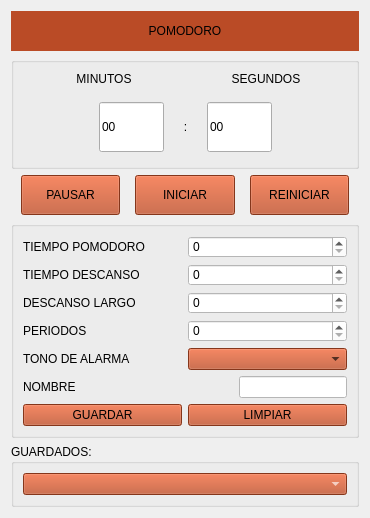
         <widget class="QWidget" name="Pom_page">
          <layout class="QVBoxLayout" name="verticalLayout_23">
           <item>
            <widget class="QLabel" name="label_28">
             <property name="minimumSize">
              <size>
               <width>200</width>
               <height>40</height>
              </size>
             </property>
             <property name="maximumSize">
              <size>
               <width>16777215</width>
               <height>40</height>
              </size>
             </property>
             <property name="styleSheet">
              <string notr="true">font: 75 20pt &quot;Century Gothic&quot;;
background-color: rgb(186, 75, 38);</string>
             </property>
             <property name="text">
              <string>POMODORO</string>
             </property>
             <property name="alignment">
              <set>Qt::AlignCenter</set>
             </property>
            </widget>
           </item>
           <item>
            <widget class="QGroupBox" name="groupBox_10">
             <property name="title">
              <string/>
             </property>
             <layout class="QVBoxLayout" name="verticalLayout_20">
              <item>
               <layout class="QHBoxLayout" name="horizontalLayout_15">
                <property name="spacing">
                 <number>0</number>
                </property>
                <item>
                 <widget class="QLabel" name="label_5">
                  <property name="styleSheet">
                   <string notr="true">font: 75 12pt &quot;Century Gothic&quot;;</string>
                  </property>
                  <property name="text">
                   <string>MINUTOS</string>
                  </property>
                  <property name="alignment">
                   <set>Qt::AlignCenter</set>
                  </property>
                 </widget>
                </item>
                <item>
                 <widget class="QLabel" name="label_29">
                  <property name="styleSheet">
                   <string notr="true">font: 75 12pt &quot;Century Gothic&quot;;</string>
                  </property>
                  <property name="text">
                   <string>SEGUNDOS</string>
                  </property>
                  <property name="alignment">
                   <set>Qt::AlignCenter</set>
                  </property>
                 </widget>
                </item>
               </layout>
              </item>
              <item>
               <spacer name="verticalSpacer_24">
                <property name="orientation">
                 <enum>Qt::Vertical</enum>
                </property>
                <property name="sizeType">
                 <enum>QSizePolicy::Minimum</enum>
                </property>
                <property name="sizeHint" stdset="0">
                 <size>
                  <width>20</width>
                  <height>10</height>
                 </size>
                </property>
               </spacer>
              </item>
              <item>
               <layout class="QHBoxLayout" name="horizontalLayout_16">
                <property name="spacing">
                 <number>0</number>
                </property>
                <property name="leftMargin">
                 <number>36</number>
                </property>
                <property name="topMargin">
                 <number>0</number>
                </property>
                <property name="rightMargin">
                 <number>35</number>
                </property>
                <item>
                 <spacer name="horizontalSpacer_8">
                  <property name="orientation">
                   <enum>Qt::Horizontal</enum>
                  </property>
                  <property name="sizeType">
                   <enum>QSizePolicy::Maximum</enum>
                  </property>
                  <property name="sizeHint" stdset="0">
                   <size>
                    <width>40</width>
                    <height>20</height>
                   </size>
                  </property>
                 </spacer>
                </item>
                <item>
                 <widget class="QLineEdit" name="lineEdit_Minutos_Pom">
                  <property name="minimumSize">
                   <size>
                    <width>65</width>
                    <height>50</height>
                   </size>
                  </property>
                  <property name="maximumSize">
                   <size>
                    <width>65</width>
                    <height>50</height>
                   </size>
                  </property>
                  <property name="styleSheet">
                   <string notr="true">text-align:center;
font: 75 36pt &quot;Century Gothic&quot;;</string>
                  </property>
                  <property name="text">
                   <string>00</string>
                  </property>
                 </widget>
                </item>
                <item>
                 <widget class="QLabel" name="lblseparador_7">
                  <property name="styleSheet">
                   <string notr="true">font: 75 36pt &quot;Century Gothic&quot;;</string>
                  </property>
                  <property name="text">
                   <string>:</string>
                  </property>
                  <property name="alignment">
                   <set>Qt::AlignCenter</set>
                  </property>
                 </widget>
                </item>
                <item>
                 <widget class="QLineEdit" name="lineEdit_Segundos_Pom">
                  <property name="maximumSize">
                   <size>
                    <width>65</width>
                    <height>50</height>
                   </size>
                  </property>
                  <property name="styleSheet">
                   <string notr="true">text-align:center;
font: 75 36pt &quot;Century Gothic&quot;;</string>
                  </property>
                  <property name="inputMask">
                   <string/>
                  </property>
                  <property name="text">
                   <string>00</string>
                  </property>
                 </widget>
                </item>
                <item>
                 <spacer name="horizontalSpacer_9">
                  <property name="orientation">
                   <enum>Qt::Horizontal</enum>
                  </property>
                  <property name="sizeType">
                   <enum>QSizePolicy::Maximum</enum>
                  </property>
                  <property name="sizeHint" stdset="0">
                   <size>
                    <width>40</width>
                    <height>20</height>
                   </size>
                  </property>
                 </spacer>
                </item>
               </layout>
              </item>
              <item>
               <spacer name="verticalSpacer_25">
                <property name="orientation">
                 <enum>Qt::Vertical</enum>
                </property>
                <property name="sizeType">
                 <enum>QSizePolicy::Minimum</enum>
                </property>
                <property name="sizeHint" stdset="0">
                 <size>
                  <width>20</width>
                  <height>5</height>
                 </size>
                </property>
               </spacer>
              </item>
             </layout>
            </widget>
           </item>
           <item>
            <layout class="QHBoxLayout" name="horizontalLayout_17" stretch="0,0,0">
             <property name="spacing">
              <number>15</number>
             </property>
             <property name="sizeConstraint">
              <enum>QLayout::SetMinimumSize</enum>
             </property>
             <property name="leftMargin">
              <number>10</number>
             </property>
             <property name="topMargin">
              <number>0</number>
             </property>
             <property name="rightMargin">
              <number>10</number>
             </property>
             <property name="bottomMargin">
              <number>0</number>
             </property>
             <item>
              <widget class="QPushButton" name="btn_Pausa_Pom">
               <property name="minimumSize">
                <size>
                 <width>40</width>
                 <height>40</height>
                </size>
               </property>
               <property name="styleSheet">
                <string notr="true">QPushButton{ 
background-color: rgb(186, 75, 38)
}

QPushButton:hover{ 
background-color: rgb(83, 33, 16);
}</string>
               </property>
               <property name="text">
                <string>PAUSAR</string>
               </property>
               <property name="icon">
                <iconset resource="recursos.qrc">
                 <normaloff>:/newPrefix/Iconos/IconMinSize.png</normaloff>:/newPrefix/Iconos/IconMinSize.png</iconset>
               </property>
               <property name="autoExclusive">
                <bool>true</bool>
               </property>
              </widget>
             </item>
             <item>
              <widget class="QPushButton" name="btn_Iniciar_Pom">
               <property name="minimumSize">
                <size>
                 <width>40</width>
                 <height>40</height>
                </size>
               </property>
               <property name="styleSheet">
                <string notr="true">QPushButton{ 
background-color: rgb(186, 75, 38)
}

QPushButton:hover{ 
background-color: rgb(83, 33, 16);
}</string>
               </property>
               <property name="text">
                <string>INICIAR</string>
               </property>
               <property name="icon">
                <iconset resource="recursos.qrc">
                 <normaloff>:/newPrefix/Iconos/iconPlay.png</normaloff>:/newPrefix/Iconos/iconPlay.png</iconset>
               </property>
               <property name="autoExclusive">
                <bool>true</bool>
               </property>
              </widget>
             </item>
             <item>
              <widget class="QPushButton" name="btn_Reiniciar_Pom">
               <property name="minimumSize">
                <size>
                 <width>40</width>
                 <height>40</height>
                </size>
               </property>
               <property name="styleSheet">
                <string notr="true">QPushButton{ 
background-color: rgb(186, 75, 38)
}

QPushButton:hover{ 
background-color: rgb(83, 33, 16);
}</string>
               </property>
               <property name="text">
                <string>REINICIAR</string>
               </property>
               <property name="icon">
                <iconset resource="recursos.qrc">
                 <normaloff>:/newPrefix/Iconos/iconRedo.png</normaloff>:/newPrefix/Iconos/iconRedo.png</iconset>
               </property>
               <property name="autoExclusive">
                <bool>true</bool>
               </property>
              </widget>
             </item>
            </layout>
           </item>
           <item>
            <widget class="QGroupBox" name="groupBox_11">
             <property name="title">
              <string/>
             </property>
             <layout class="QVBoxLayout" name="verticalLayout_22">
              <item>
               <layout class="QHBoxLayout" name="horizontalLayout_18">
                <item>
                 <widget class="QLabel" name="label_30">
                  <property name="text">
                   <string>TIEMPO POMODORO</string>
                  </property>
                 </widget>
                </item>
                <item>
                 <widget class="QSpinBox" name="spinBox_tmpPomodoro">
                  <property name="styleSheet">
                   <string notr="true">background-color: rgb(255, 255, 255);
font: 75 10pt &quot;Century Gothic&quot;;
color: rgb(0, 0, 0);</string>
                  </property>
                 </widget>
                </item>
               </layout>
              </item>
              <item>
               <layout class="QHBoxLayout" name="horizontalLayout_19">
                <item>
                 <widget class="QLabel" name="label_31">
                  <property name="text">
                   <string>TIEMPO DESCANSO</string>
                  </property>
                 </widget>
                </item>
                <item>
                 <widget class="QSpinBox" name="spinBox_tmpDescanso">
                  <property name="styleSheet">
                   <string notr="true">background-color: rgb(255, 255, 255);
font: 75 10pt &quot;Century Gothic&quot;;
color: rgb(0, 0, 0);</string>
                  </property>
                 </widget>
                </item>
               </layout>
              </item>
              <item>
               <layout class="QHBoxLayout" name="horizontalLayout_20">
                <item>
                 <widget class="QLabel" name="label_32">
                  <property name="text">
                   <string>DESCANSO LARGO</string>
                  </property>
                 </widget>
                </item>
                <item>
                 <widget class="QSpinBox" name="spinBox_tmpDescLargo">
                  <property name="styleSheet">
                   <string notr="true">background-color: rgb(255, 255, 255);
font: 75 10pt &quot;Century Gothic&quot;;
color: rgb(0, 0, 0);</string>
                  </property>
                 </widget>
                </item>
               </layout>
              </item>
              <item>
               <layout class="QHBoxLayout" name="horizontalLayout_21">
                <item>
                 <widget class="QLabel" name="label_33">
                  <property name="text">
                   <string>PERIODOS</string>
                  </property>
                 </widget>
                </item>
                <item>
                 <widget class="QSpinBox" name="spinBox_tmpPeriodos">
                  <property name="styleSheet">
                   <string notr="true">background-color: rgb(255, 255, 255);
font: 75 10pt &quot;Century Gothic&quot;;
color: rgb(0, 0, 0);</string>
                  </property>
                 </widget>
                </item>
               </layout>
              </item>
              <item>
               <layout class="QHBoxLayout" name="horizontalLayout_22">
                <item>
                 <widget class="QLabel" name="label_34">
                  <property name="text">
                   <string>TONO DE ALARMA</string>
                  </property>
                 </widget>
                </item>
                <item>
                 <widget class="QComboBox" name="comboBoxtonoAlarmaPom">
                  <property name="styleSheet">
                   <string notr="true">background-color: rgb(186, 75, 38);
font: 8pt &quot;Century Gothic&quot;;
color: rgb(0, 0, 0);</string>
                  </property>
                 </widget>
                </item>
               </layout>
              </item>
              <item>
               <layout class="QHBoxLayout" name="horizontalLayout_31">
                <item>
                 <widget class="QLabel" name="label_7">
                  <property name="text">
                   <string>NOMBRE</string>
                  </property>
                 </widget>
                </item>
                <item>
                 <spacer name="horizontalSpacer_12">
                  <property name="orientation">
                   <enum>Qt::Horizontal</enum>
                  </property>
                  <property name="sizeType">
                   <enum>QSizePolicy::Maximum</enum>
                  </property>
                  <property name="sizeHint" stdset="0">
                   <size>
                    <width>157</width>
                    <height>20</height>
                   </size>
                  </property>
                 </spacer>
                </item>
                <item>
                 <widget class="QLineEdit" name="lineEdit_NombrePom">
                  <property name="styleSheet">
                   <string notr="true">background-color: rgb(255, 255, 255);
font: 75 10pt &quot;Century Gothic&quot;;
color: rgb(0, 0, 0);</string>
                  </property>
                 </widget>
                </item>
               </layout>
              </item>
              <item>
               <layout class="QHBoxLayout" name="horizontalLayout_23">
                <item>
                 <widget class="QPushButton" name="btn_Guardar_Pom">
                  <property name="styleSheet">
                   <string notr="true">QPushButton{ 
background-color: rgb(186, 75, 38)
}

QPushButton:hover{ 
background-color: rgb(83, 33, 16);
}</string>
                  </property>
                  <property name="text">
                   <string>GUARDAR</string>
                  </property>
                  <property name="icon">
                   <iconset resource="recursos.qrc">
                    <normaloff>:/newPrefix/Iconos/iconSave.png</normaloff>:/newPrefix/Iconos/iconSave.png</iconset>
                  </property>
                  <property name="iconSize">
                   <size>
                    <width>40</width>
                    <height>40</height>
                   </size>
                  </property>
                  <property name="autoExclusive">
                   <bool>true</bool>
                  </property>
                 </widget>
                </item>
                <item>
                 <widget class="QPushButton" name="btn_Limpiar_Pom">
                  <property name="styleSheet">
                   <string notr="true">QPushButton{ 
background-color: rgb(186, 75, 38)
}

QPushButton:hover{ 
background-color: rgb(83, 33, 16);
}</string>
                  </property>
                  <property name="text">
                   <string>LIMPIAR</string>
                  </property>
                  <property name="icon">
                   <iconset resource="recursos.qrc">
                    <normaloff>:/newPrefix/Iconos/iconSave.png</normaloff>:/newPrefix/Iconos/iconSave.png</iconset>
                  </property>
                  <property name="iconSize">
                   <size>
                    <width>40</width>
                    <height>40</height>
                   </size>
                  </property>
                  <property name="autoExclusive">
                   <bool>true</bool>
                  </property>
                 </widget>
                </item>
               </layout>
              </item>
             </layout>
            </widget>
           </item>
           <item>
            <widget class="QGroupBox" name="groupBox_12">
             <property name="minimumSize">
              <size>
               <width>0</width>
               <height>40</height>
              </size>
             </property>
             <property name="title">
              <string>GUARDADOS:</string>
             </property>
             <layout class="QVBoxLayout" name="verticalLayout_21" stretch="0">
              <property name="spacing">
               <number>9</number>
              </property>
              <property name="sizeConstraint">
               <enum>QLayout::SetDefaultConstraint</enum>
              </property>
              <property name="leftMargin">
               <number>9</number>
              </property>
              <property name="topMargin">
               <number>9</number>
              </property>
              <property name="rightMargin">
               <number>9</number>
              </property>
              <property name="bottomMargin">
               <number>9</number>
              </property>
              <item>
               <widget class="QComboBox" name="comboBoxConfigGuardadasPom">
                <property name="styleSheet">
                 <string notr="true">background-color: rgb(186, 75, 38);
font: 75 9pt &quot;Century Gothic&quot;;
color: rgb(255, 255, 255);</string>
                </property>
               </widget>
              </item>
             </layout>
            </widget>
           </item>
          </layout>
         </widget>
